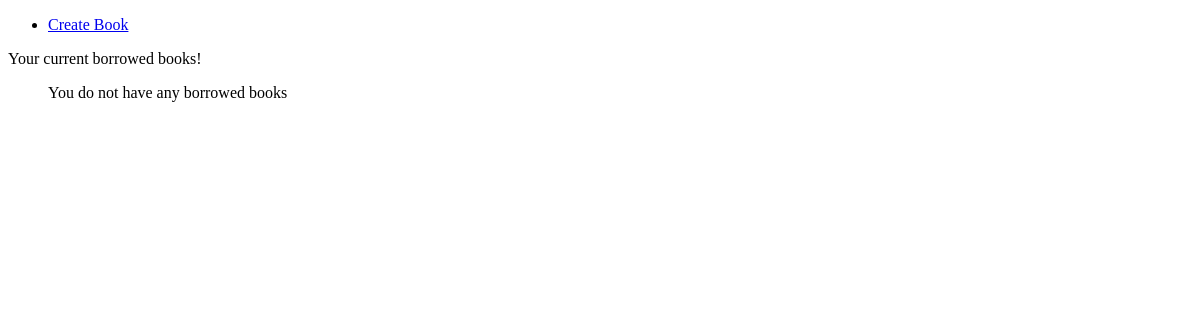
Page /catalog/profile/ (signed in) on the earlier database version.
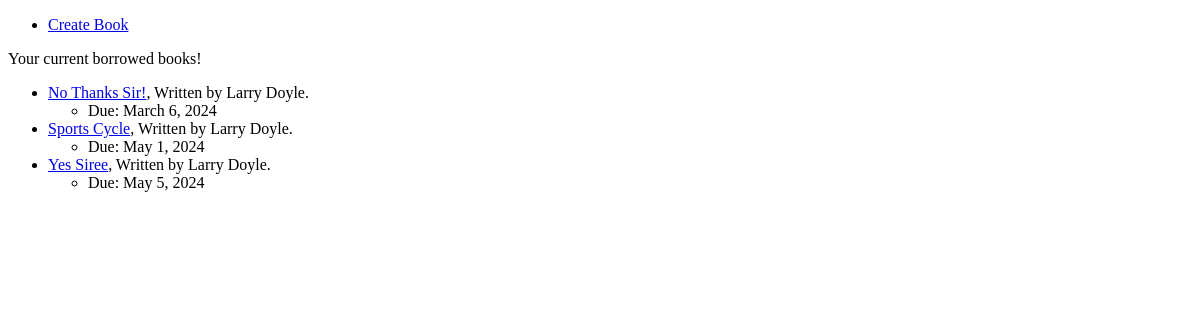
Same page on the later database version.
### catalog/models.py (models this page shows, shortened)
class BookInstance(models.Model):
    id = models.UUIDField(primary_key=True, default=uuid.uuid4)
    book = models.ForeignKey('Book', on_delete=models.RESTRICT, null=True)
    imprint = models.CharField(max_length=200)
    due_back = models.DateField(auto_now=False, auto_now_add=False, null=True)
    borrowed_by = models.ForeignKey(User, on_delete=models.SET_NULL, null=True, blank=True)
    LOAN_STATUS = [
        ('m', 'Maintenece'),
        ('o', 'On Loan'),
        ('a', 'Available'),
        ('r', 'Reserved')
    ]
    status = models.CharField(max_length=1,choices=LOAN_STATUS, blank=True, default='m')
    class Meta:
        ordering = ['due_back']

class Book(models.Model):
    book_title = models.CharField(max_length=200)
    slug = models.SlugField(unique=True)
    author = models.ForeignKey('Author', on_delete=models.SET_NULL, null=True) # This means if someone somehow accidently deletes the author, the book still exists, and author just returns NULL
    publish_date = models.DateField(auto_now=False, auto_now_add=True)
    summary = models.TextField(max_length=1000)
    isbn = models.CharField('ISBN', max_length=13, unique=True)
    genre = models.ManyToManyField(Genre) # book can have a list of potential genres
    language = models.ForeignKey('Language', on_delete=models.SET_NULL, null=True)

class Author(models.Model):
    first_name = models.CharField(max_length=50)
    last_name = models.CharField(max_length=50)
    date_of_birth = models.DateField(auto_now=False, auto_now_add=False)
    class Meta:
        ordering = ['last_name', 'first_name']
    def __str__(self):
        return f'{self.first_name} {self.last_name}'

### catalog/views.py (the view)
# urls.py: path('profile/', CheckedOutBooksByUser.as_view(), name='profile'),
class CheckedOutBooksByUser(LoginRequiredMixin, ListView):
    model = BookInstance
    paginate_by = 5 # how many Books per page.
    def get_template_names(self):
        return ['catalog/profile.html']
    def get_queryset(self):
        return BookInstance.objects.filter(borrowed_by=self.request.user).order_by('due_back')#querey to be executed

### templates/catalog/profile.html (shortened to what this page needs)
{% extends "base.html" %}
{% block content %}
    <p>Your current borrowed books!</p>
    <ul>
        {% for book in bookinstance_list %}
            <li><a href="/catalog/book_detail/{{book.book.slug}}/">{{book.book.book_title}}</a>, Written by {{book.book.author}}. </li>
                <ul>
                    <li>Due: {{book.due_back}}</li>
                </ul>
        {% empty %}
            <p>You do not have any borrowed books</p>
        {% endfor %}
    </ul>
{% endblock content %}

### templates/base.html (shortened to what this page needs)
<!DOCTYPE html>
{% load static %}
<html lang="en">
<head>
    <link rel="stylesheet" href="{% static 'styles/button.css' %}">
</head>
<body>
    <ul>
        <li>
            <a href="{% url "create_book" %}">Create Book</a>
        </li>
    </ul>
    {% block content %}
    {% endblock content %}
</body>
</html>

Differences in the rows shown:
added BookInstance: book.book_title "No Thanks Sir!", book.author "Larry Doyle", due_back "March 6, 2024"
now on this page (row edited): BookInstance: book.book_title "Sports Cycle", book.author "Larry Doyle", due_back "May 1, 2024"
added BookInstance: book.book_title "Yes Siree", book.author "Larry Doyle", due_back "May 5, 2024"
Other differences:
text no longer shown: "You do not have any borrowed books"
